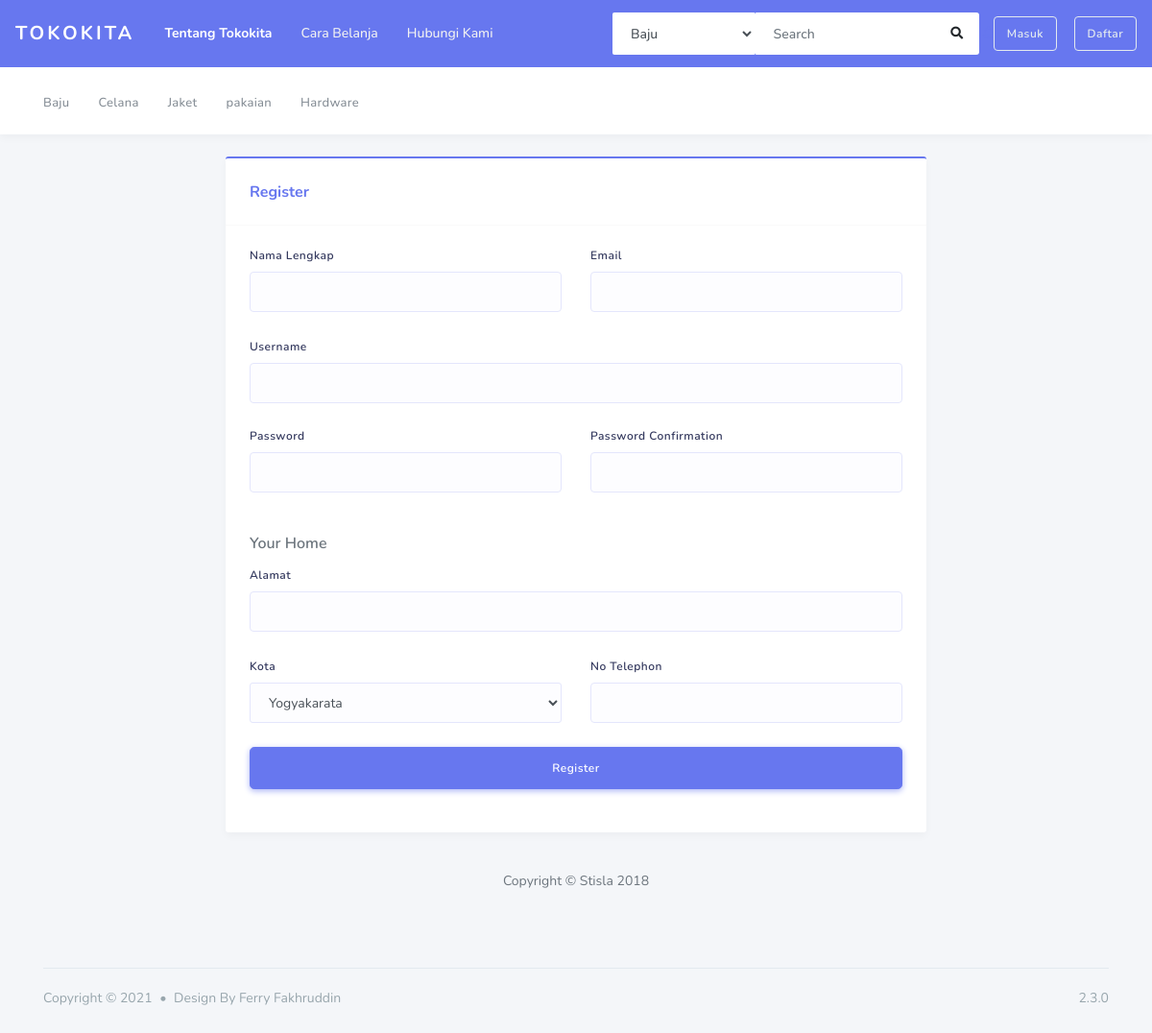
Page /index.php/home/register on the committed database.
### tables this page shows
CREATE TABLE `tbl_kategori` (
  `idKat` int(5) NOT NULL,
  `namaKat` varchar(30) NOT NULL
);

### application/libraries/Template.php (called while the page is built, shortened)
<?php if ( ! defined('BASEPATH')) exit('No direct script access allowed');
class Template {
		var $template_data = array();
		function set($name, $value)
		{
			$this->template_data[$name] = $value;
		}
		function load($template = '', $view = '' , $view_data = array(), $return = FALSE)
		{
			$this->CI =& get_instance();
			return $this->CI->load->view($template, $this->template_data, $return);
		}
}

### application/controllers/Home.php (called while the page is built, shortened)
<?php
class Home extends CI_Controller
{
    public function register()
    {
        $data['kota'] = $this->Mfrontend->get_all_kota()->result();
        $data['kategori'] = $this->Mfrontend->get_all_kategori()->result();
        $this->template->load('layout_frontend', 'frontend/register', $data);
    }
}

### index.php (called while the page is built, shortened)
<?php
require_once BASEPATH.'core/CodeIgniter.php';

### application/models/Mfrontend.php (called while the page is built, shortened)
<?php
class Mfrontend extends CI_Model
{
    public function get_all_kategori()
    {
        return $this->db->get('tbl_kategori');
    }
}

### application/views/layout_frontend.php (the view, shortened to what this page needs)
<!DOCTYPE html>
<html lang="en">
<head>
    <link rel="stylesheet" href="https://stackpath.bootstrapcdn.com/bootstrap/4.3.1/css/bootstrap.min.css">
    <link rel="stylesheet" href="https://use.fontawesome.com/releases/v5.7.2/css/all.css">
    <link rel="stylesheet" href="<?php echo base_url('assets/admin/assets/css/style.css'); ?>">
    <link rel="stylesheet" href="<?php echo base_url('assets/admin/assets/css/components.css'); ?>">
</head>
<body class="layout-3">
    <div id="app">
        <div class="main-wrapper container">
            <div class="navbar-bg"></div>
            <nav class="navbar navbar-expand-lg main-navbar">
                <a href="<?php echo site_url('home'); ?>" class="navbar-brand sidebar-gone-hide">Tokokita</a>
                <div class="nav-collapse">
                    <ul class="navbar-nav">
                        <li class="nav-item active"><a href="#" class="nav-link">Tentang Tokokita</a></li>
                        <li class="nav-item"><a href="#" class="nav-link">Cara Belanja</a></li>
                        <li class="nav-item"><a href="#" class="nav-link">Hubungi Kami</a></li>
                    </ul>
                </div>
                <form class="form-inline ml-auto" action="" method="post">
                    <div class="search-element">
                        <select data-width="150" class="form-control">
                            <?php foreach ($kategori as $val) { ?>
                                <option class="form-control"><?php echo $val->namaKat; ?></option>
                            <?php } ?>
                        </select>
                        <?php echo form_open('home/search') ?>
                        <input class="form-control" type="text" name="keyword" placeholder="Search">
                        <button class="btn" type="submit" name="submit"><i class="fas fa-search"></i></button>
                        <?php echo form_close() ?>
                    </div>
                </form>
                <ul class="navbar-nav navbar-right">
                    <li><a href="<?php echo site_url('mmember/member/keranjang'); ?>"><i class="far fa-bell"></i></a>
                    </li>
                </ul>
                <?php if (!empty($this->session->userdata('id'))) { ?>
                    <a href="<?php echo site_url('mmember/member'); ?>" class="btn btn-outline-light">Menu Member</a>
                    &nbsp; &nbsp; &nbsp;
                    <a href="<?php echo site_url('home/logout'); ?>" class="btn btn-outline-light">Logout</a>
                <?php } else { ?>
                    <a href="<?php echo site_url('home/login'); ?>" class="btn btn-outline-light">Masuk</a>
                    <a href="<?php echo site_url('home/register'); ?>" class="btn btn-outline-light">Daftar</a>
                <?php } ?>
            </nav>
            <nav class="navbar navbar-secondary navbar-expand-lg">
                <div class="container">
                    <ul class="navbar-nav">
                        <?php foreach ($kategori as $val) { ?>
                            <li class="nav-item">
                                <a href="#" class="nav-link"><span><?php echo $val->namaKat; ?></span></a>
                            </li>
                        <?php } ?>
                    </ul>
                </div>
            </nav>
            <?= $contents ?>
            <footer class="main-footer">
                <div class="footer-left">
                    Copyright &copy; 2021 <div class="bullet"></div> Design By Ferry Fakhruddin
                </div>
                <div class="footer-right">
                    2.3.0
                </div>
            </footer>
        </div>
    </div>
</body>
</html>

### rows in the picture
tbl_kategori: namaKat "Baju"
tbl_kategori: namaKat "Celana"
tbl_kategori: namaKat "Jaket"
tbl_kategori: namaKat "pakaian"
tbl_kategori: namaKat "Hardware"

### other values in the picture
form field value "Baju"
form field kota "Yogyakarata"
